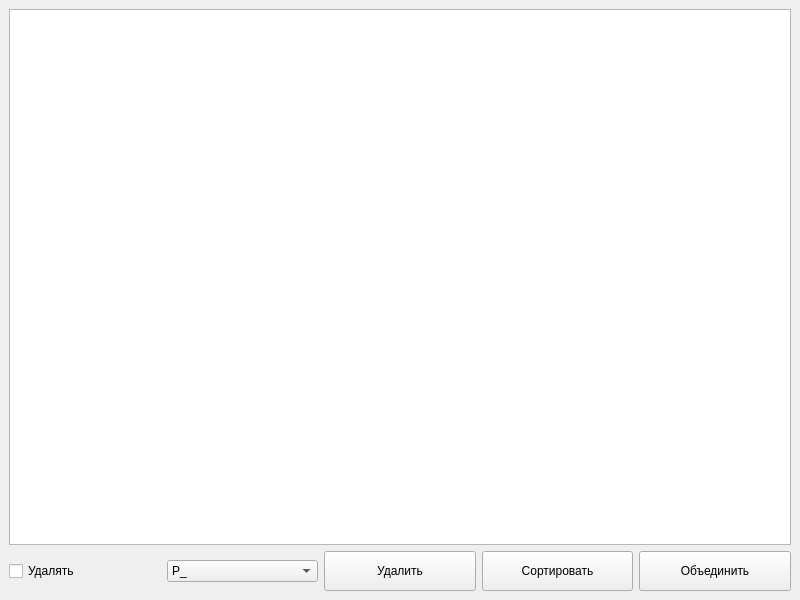
<?xml version="1.0" encoding="UTF-8"?>
<ui version="4.0">
 <class>MainWindow</class>
 <widget class="QMainWindow" name="MainWindow">
  <property name="geometry">
   <rect>
    <x>0</x>
    <y>0</y>
    <width>800</width>
    <height>600</height>
   </rect>
  </property>
  <property name="windowTitle">
   <string>Jpg to Pdf</string>
  </property>
  <property name="styleSheet">
   <string notr="true">*{
	font: 14pt &quot;MS Shell Dlg 2&quot;;
}</string>
  </property>
  <widget class="QWidget" name="centralwidget">
   <property name="styleSheet">
    <string notr="true"/>
   </property>
   <layout class="QVBoxLayout" name="verticalLayout">
    <item>
     <widget class="QListWidget" name="filesL">
      <property name="frameShadow">
       <enum>QFrame::Plain</enum>
      </property>
      <property name="dragDropMode">
       <enum>QAbstractItemView::DragDrop</enum>
      </property>
      <property name="alternatingRowColors">
       <bool>false</bool>
      </property>
      <property name="selectionBehavior">
       <enum>QAbstractItemView::SelectItems</enum>
      </property>
      <property name="textElideMode">
       <enum>Qt::ElideRight</enum>
      </property>
      <property name="movement">
       <enum>QListView::Snap</enum>
      </property>
      <property name="flow">
       <enum>QListView::TopToBottom</enum>
      </property>
      <property name="resizeMode">
       <enum>QListView::Fixed</enum>
      </property>
      <property name="layoutMode">
       <enum>QListView::SinglePass</enum>
      </property>
      <property name="viewMode">
       <enum>QListView::ListMode</enum>
      </property>
      <property name="uniformItemSizes">
       <bool>false</bool>
      </property>
      <property name="batchSize">
       <number>100</number>
      </property>
      <property name="wordWrap">
       <bool>true</bool>
      </property>
      <property name="selectionRectVisible">
       <bool>false</bool>
      </property>
     </widget>
    </item>
    <item>
     <layout class="QHBoxLayout" name="horizontalLayout">
      <item>
       <widget class="QCheckBox" name="deletableC">
        <property name="text">
         <string>Удалять</string>
        </property>
       </widget>
      </item>
      <item>
       <widget class="QComboBox" name="name">
        <item>
         <property name="text">
          <string>P_</string>
         </property>
        </item>
        <item>
         <property name="text">
          <string>N_</string>
         </property>
        </item>
        <item>
         <property name="text">
          <string>R_</string>
         </property>
        </item>
        <item>
         <property name="text">
          <string>NK_</string>
         </property>
        </item>
        <item>
         <property name="text">
          <string>RK_</string>
         </property>
        </item>
       </widget>
      </item>
      <item>
       <widget class="QPushButton" name="delB">
        <property name="minimumSize">
         <size>
          <width>0</width>
          <height>40</height>
         </size>
        </property>
        <property name="text">
         <string>Удалить</string>
        </property>
        <property name="shortcut">
         <string>Backspace</string>
        </property>
       </widget>
      </item>
      <item>
       <widget class="QPushButton" name="sort">
        <property name="minimumSize">
         <size>
          <width>0</width>
          <height>40</height>
         </size>
        </property>
        <property name="text">
         <string>Сортировать</string>
        </property>
        <property name="shortcut">
         <string>Space</string>
        </property>
       </widget>
      </item>
      <item>
       <widget class="QPushButton" name="mergeB">
        <property name="minimumSize">
         <size>
          <width>0</width>
          <height>40</height>
         </size>
        </property>
        <property name="text">
         <string>Объединить</string>
        </property>
        <property name="shortcut">
         <string>Return</string>
        </property>
       </widget>
      </item>
     </layout>
    </item>
   </layout>
  </widget>
 </widget>
 <resources/>
 <connections/>
</ui>
